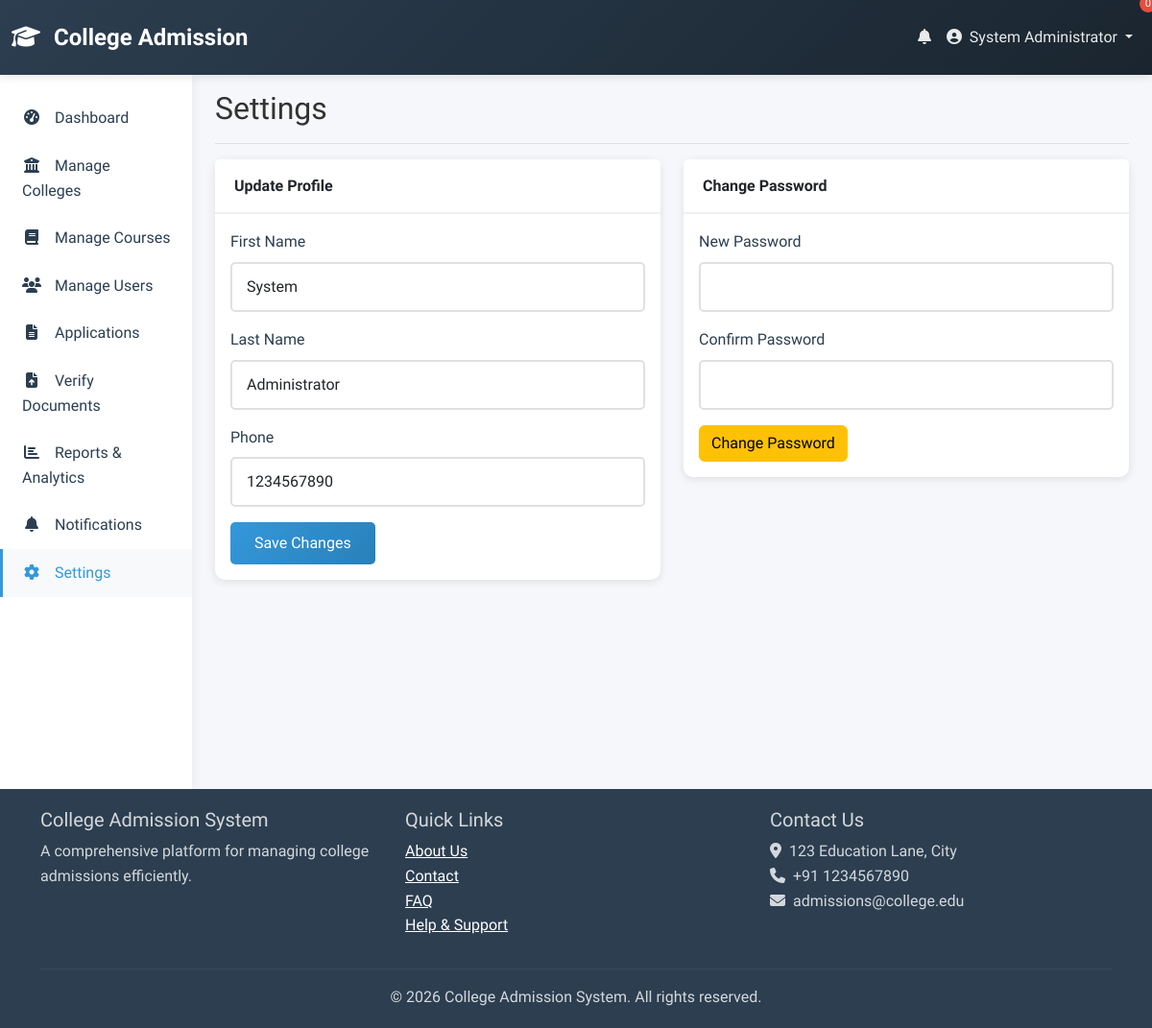
Screenshot of /admin/settings.php (signed in) with the database file from the repository.
### tables this page shows
CREATE TABLE IF NOT EXISTS user_profiles (
    id INT PRIMARY KEY AUTO_INCREMENT,
    user_id INT NOT NULL,
    first_name VARCHAR(100) NOT NULL,
    last_name VARCHAR(100),
    gender ENUM('male', 'female', 'other'),
    date_of_birth DATE,
    phone VARCHAR(20),
    address TEXT,
    city VARCHAR(100),
    state VARCHAR(100),
    pincode VARCHAR(20),
    nationality VARCHAR(50),
    aadhar_number VARCHAR(20),
    profile_image VARCHAR(255),
    created_at TIMESTAMP DEFAULT CURRENT_TIMESTAMP,
    updated_at TIMESTAMP DEFAULT CURRENT_TIMESTAMP ON UPDATE CURRENT_TIMESTAMP,
    FOREIGN KEY (user_id) REFERENCES users(id) ON DELETE CASCADE
);

### admin/settings.php (the view, shortened to what this page needs)
<?php
require_once '../config/db.php';
require_once '../includes/header.php';
$user_id = $_SESSION['user_id'];
$profile = $conn->query("SELECT * FROM user_profiles WHERE user_id = $user_id")->fetch_assoc();
?>
<div class="container-fluid">
    <div class="row">
        <?php include '../includes/sidebar.php'; ?>
        <main class="col-md-9 ms-sm-auto col-lg-10 px-md-4">
            <div class="d-flex justify-content-between flex-wrap flex-md-nowrap align-items-center pt-3 pb-2 mb-3 border-bottom">
                <h1 class="h2">Settings</h1>
            </div>
            <div class="row">
                <div class="col-md-6">
                    <div class="card mb-4">
                        <div class="card-header">Update Profile</div>
                        <div class="card-body">
                            <form method="POST">
                                <div class="mb-3">
                                    <label class="form-label">First Name</label>
                                    <input type="text" name="first_name" class="form-control"
                                           value="<?php echo htmlspecialchars($profile['first_name'] ?? ''); ?>" required>
                                </div>
                                <div class="mb-3">
                                    <label class="form-label">Last Name</label>
                                    <input type="text" name="last_name" class="form-control"
                                           value="<?php echo htmlspecialchars($profile['last_name'] ?? ''); ?>">
                                </div>
                                <div class="mb-3">
                                    <label class="form-label">Phone</label>
                                    <input type="text" name="phone" class="form-control"
                                           value="<?php echo htmlspecialchars($profile['phone'] ?? ''); ?>">
                                </div>
                                <button type="submit" class="btn btn-primary">Save Changes</button>
                            </form>
                        </div>
                    </div>
                </div>
                <div class="col-md-6">
                    <div class="card mb-4">
                        <div class="card-header">Change Password</div>
                        <div class="card-body">
                            <form method="POST">
                                <div class="mb-3">
                                    <label class="form-label">New Password</label>
                                    <input type="password" name="new_password" class="form-control" required minlength="6">
                                </div>
                                <div class="mb-3">
                                    <label class="form-label">Confirm Password</label>
                                    <input type="password" name="confirm_password" class="form-control" required>
                                </div>
                                <button type="submit" class="btn btn-warning">Change Password</button>
                            </form>
                        </div>
                    </div>
                </div>
            </div>
        </main>
    </div>
</div>
<?php include '../includes/footer.php'; ?>

### css/style.css (style rules this page uses)
:root { --primary-color: #2c3e50; --secondary-color: #3498db; --accent-color: #e74c3c; --success-color: #27ae60; --warning-color: #f39c12; --info-color: #16a085; --dark-color: #1a252f; --light-color: #ecf0f1; --grey-color: #95a5a6; --white: #ffffff; --shadow: 0 2px 10px rgba(0, 0, 0, 0.1); --transition: all 0.3s ease; }
* { margin: 0; padding: 0; box-sizing: border-box; }
body { font-family: 'Segoe UI', Tahoma, Geneva, Verdana, sans-serif; background-color: #f5f7fa; color: #333; line-height: 1.6; min-height: 100vh; display: flex; flex-direction: column; }
.card { border: none; border-radius: 10px; box-shadow: var(--shadow); transition: var(--transition); }
.card-header { background: var(--white); border-bottom: 2px solid #f0f0f0; font-weight: 600; padding: 15px 20px; }
.btn-primary { background: linear-gradient(135deg, var(--secondary-color), #2980b9); border: none; padding: 10px 25px; border-radius: 5px; font-weight: 500; transition: var(--transition); }
.form-control, .form-select { border: 2px solid #e0e0e0; border-radius: 5px; padding: 12px 15px; transition: var(--transition); }
.form-label { font-weight: 500; color: var(--primary-color); margin-bottom: 8px; }

### includes/header.php (style rules this page uses)
body { font-family: 'Segoe UI', Tahoma, Geneva, Verdana, sans-serif; }

### rows the page displays
user_profiles: first_name "System", last_name "Administrator", phone "1234567890"

### other values shown
$_SESSION['user_name'] "System Administrator"
